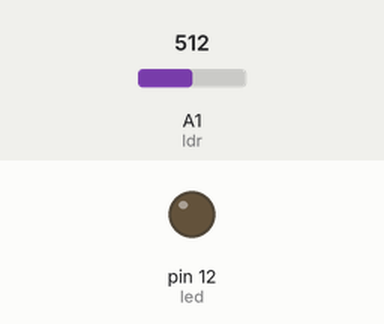
Recording of a sketch running on a simulated Arduino Uno, built with avr-gcc and run on an emulated ATmega328P. Shown: output pins drawn as LEDs (lit = HIGH). Inputs (shaded band) come from the test bench; at power-on: A1 (ldr) = 512. What the sketch prints to the serial monitor is not drawn.

Above: at 1.2 s.
1.3 s: A1 (ldr) set to 18
2.8 s: A1 (ldr) set to 14
At 3.3 s:
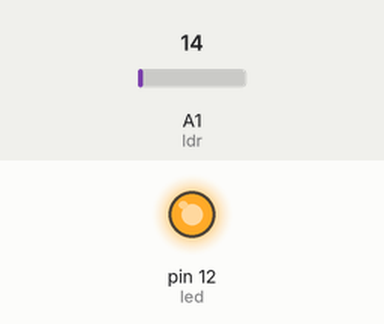
4.3 s: A1 (ldr) set to 122
At 4.7 s:
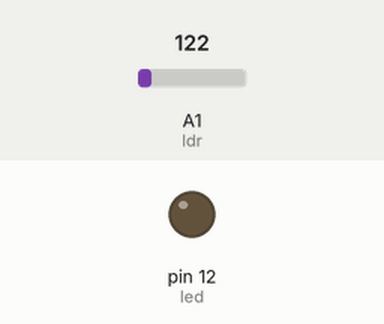
5.8 s: A1 (ldr) set to 5
At 7.3 s:
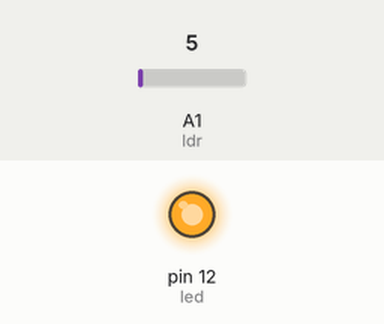
Timing chart, 0 to 8.3 s (numbered marks = the images above; inputs shaded):
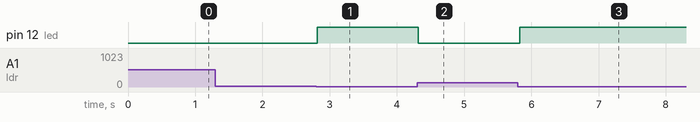

Measured:
- the behaviour switches between 16 and 15 on A1 (ldr) (found by bisection; images 0 and 1)
- after the input at 1.3 s, every drawn part: stays the same
- after the input at 2.8 s, pin 12 (led): LOW → HIGH at once
- after the input at 4.3 s, pin 12 (led): HIGH → LOW at once
- after the input at 5.8 s, pin 12 (led): LOW → HIGH at once

The sketch:

project_lampu_otomatis_petang_hari.ino
```cpp
#define ldr A1
#define led 12
int sensorValue;

void setup() {
  // put your setup code here, to run once:
  Serial.begin(9600);
  pinMode(led, OUTPUT);
  pinMode(ldr, INPUT);
}

void loop() {
  // put your main code here, to run repeatedly:
  sensorValue = analogRead(ldr);
  Serial.print("Nilai Sensor: ");
  Serial.print(sensorValue);
  if(sensorValue <= 15){
    digitalWrite(led, HIGH);
    Serial.print(" (Lampu ON)");
  } else {
    digitalWrite(led, LOW);
    Serial.println(" (Lampu OFF)");
  } delay(100);
}
```
